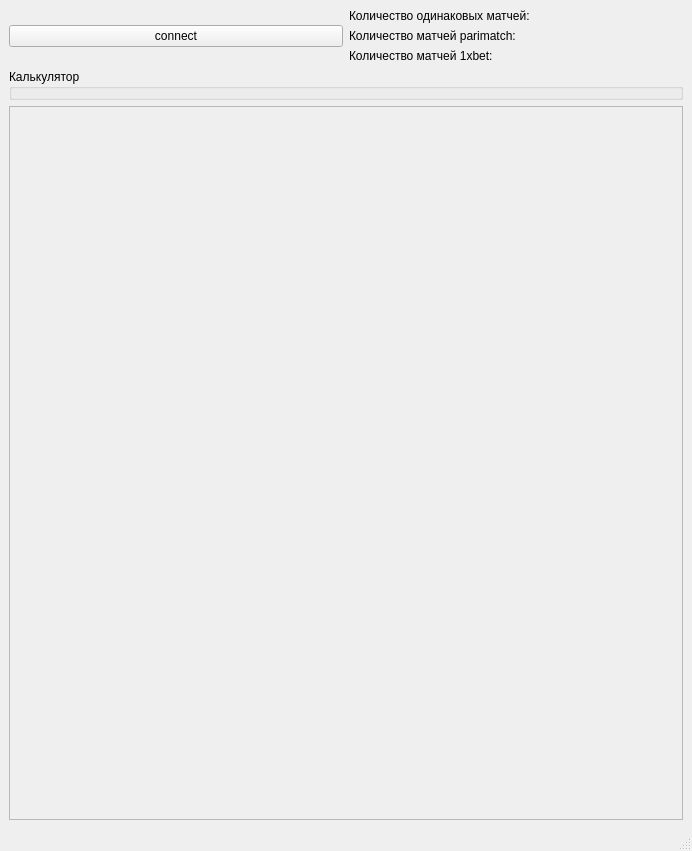
<?xml version="1.0" encoding="UTF-8"?>
<ui version="4.0">
 <class>MainWindow</class>
 <widget class="QMainWindow" name="MainWindow">
  <property name="geometry">
   <rect>
    <x>0</x>
    <y>0</y>
    <width>692</width>
    <height>851</height>
   </rect>
  </property>
  <property name="windowTitle">
   <string>MainWindow</string>
  </property>
  <widget class="QWidget" name="centralwidget">
   <layout class="QVBoxLayout" name="verticalLayout_2">
    <item>
     <layout class="QHBoxLayout" name="horizontalLayout">
      <item>
       <widget class="QPushButton" name="pushButton">
        <property name="text">
         <string>connect</string>
        </property>
       </widget>
      </item>
      <item>
       <layout class="QVBoxLayout" name="verticalLayout_4">
        <item>
         <layout class="QHBoxLayout" name="horizontalLayout_2">
          <item>
           <widget class="QLabel" name="label">
            <property name="text">
             <string>Количество одинаковых матчей:</string>
            </property>
           </widget>
          </item>
          <item>
           <widget class="QLabel" name="label_2">
            <property name="text">
             <string/>
            </property>
            <property name="alignment">
             <set>Qt::AlignRight|Qt::AlignTrailing|Qt::AlignVCenter</set>
            </property>
           </widget>
          </item>
         </layout>
        </item>
        <item>
         <layout class="QHBoxLayout" name="horizontalLayout_4">
          <item>
           <widget class="QLabel" name="label_6">
            <property name="text">
             <string>Количество матчей parimatch:</string>
            </property>
           </widget>
          </item>
          <item>
           <widget class="QLabel" name="label_5">
            <property name="text">
             <string/>
            </property>
            <property name="alignment">
             <set>Qt::AlignRight|Qt::AlignTrailing|Qt::AlignVCenter</set>
            </property>
           </widget>
          </item>
         </layout>
        </item>
        <item>
         <layout class="QHBoxLayout" name="horizontalLayout_3">
          <item>
           <widget class="QLabel" name="label_4">
            <property name="text">
             <string>Количество матчей 1xbet:</string>
            </property>
           </widget>
          </item>
          <item>
           <widget class="QLabel" name="label_3">
            <property name="text">
             <string/>
            </property>
            <property name="alignment">
             <set>Qt::AlignRight|Qt::AlignTrailing|Qt::AlignVCenter</set>
            </property>
           </widget>
          </item>
         </layout>
        </item>
       </layout>
      </item>
     </layout>
    </item>
    <item>
     <layout class="QVBoxLayout" name="verticalLayout_3">
      <item>
       <widget class="QGroupBox" name="groupBox">
        <property name="title">
         <string>Калькулятор</string>
        </property>
       </widget>
      </item>
     </layout>
    </item>
    <item>
     <layout class="QVBoxLayout" name="verticalLayout">
      <item>
       <widget class="QScrollArea" name="scrollArea">
        <property name="widgetResizable">
         <bool>true</bool>
        </property>
        <widget class="QWidget" name="scrollAreaWidgetContents">
         <property name="geometry">
          <rect>
           <x>0</x>
           <y>0</y>
           <width>666</width>
           <height>670</height>
          </rect>
         </property>
         <layout class="QVBoxLayout" name="verticalLayout_6">
          <item>
           <layout class="QVBoxLayout" name="verticalLayout_5"/>
          </item>
         </layout>
        </widget>
       </widget>
      </item>
     </layout>
    </item>
   </layout>
  </widget>
  <widget class="QMenuBar" name="menubar">
   <property name="geometry">
    <rect>
     <x>0</x>
     <y>0</y>
     <width>692</width>
     <height>26</height>
    </rect>
   </property>
  </widget>
  <widget class="QStatusBar" name="statusbar"/>
 </widget>
 <resources/>
 <connections/>
</ui>
